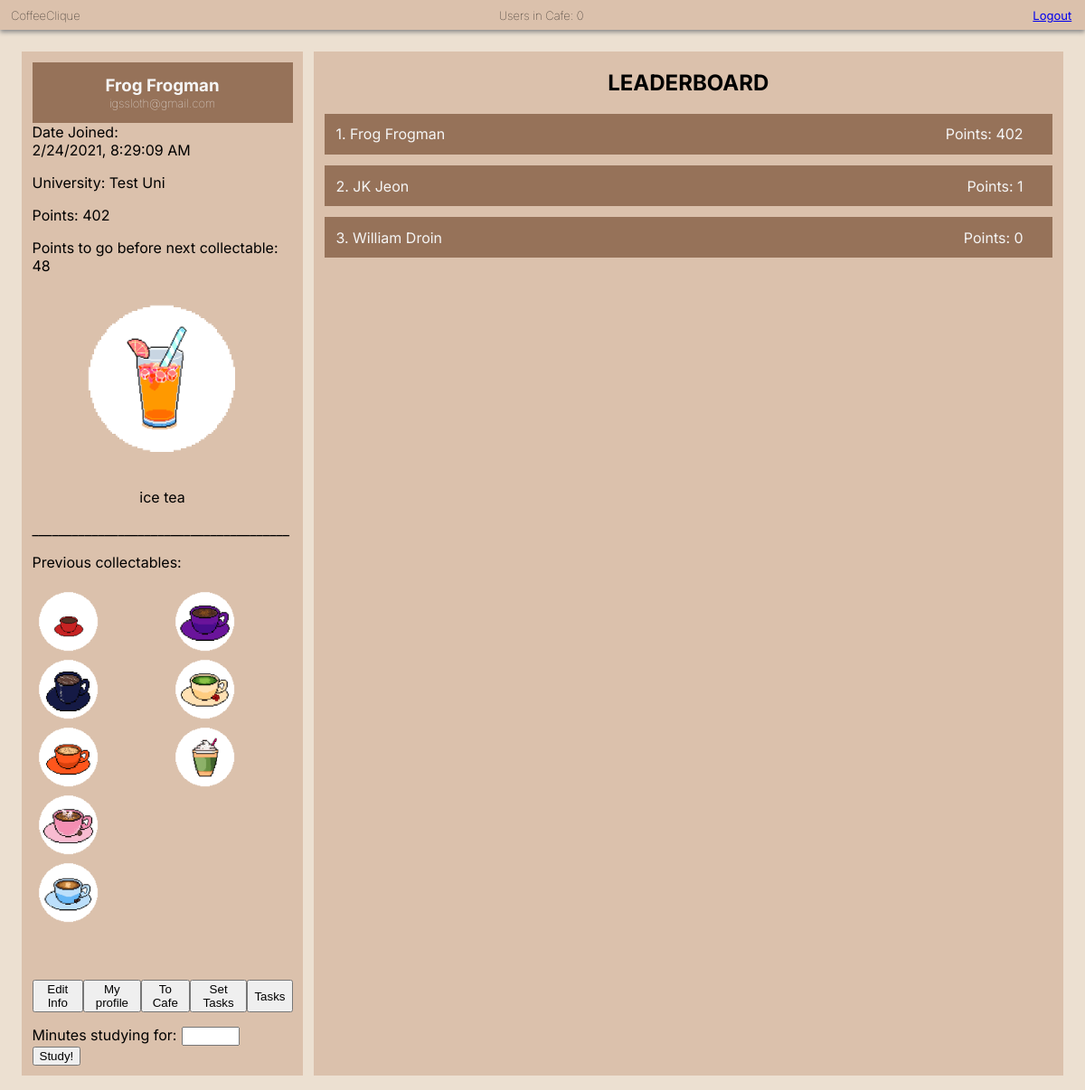
The page /dashboard (signed in) on the database its author committed.
### app/models.py (models this page shows, shortened)
class CoffeeUser(AbstractBaseUser):
    AVAILABLE_UNIS = (
        ("University of Exeter", "University of Exeter"),
        ("Test uni", "Test uni")
    )
    email = models.EmailField(verbose_name="email", unique=True)
    date_joined = models.DateTimeField(verbose_name="date_joined",
                                       auto_now_add=True)
    last_login = models.DateTimeField(verbose_name="last_login", auto_now=True)
    is_admin = models.BooleanField(default=False)
    is_active = models.BooleanField(default=True)
    is_staff = models.BooleanField(default=False)
    is_superuser = models.BooleanField(default=False)
    first_name = models.CharField(max_length=50)
    last_name = models.CharField(max_length=50)
    university = models.CharField(max_length=50, choices=AVAILABLE_UNIS)
    year = models.PositiveIntegerField(null=True, blank=True)
    course = models.CharField(max_length=50, blank=True)
    cafe_table_ids = models.ManyToManyField(CafeTable, blank=True)
    points = models.PositiveIntegerField(default=0)
    studying_until = models.DateTimeField(null=True, blank=True)
    share_tables = models.BooleanField(default=True)
    tasks_set_today = models.PositiveIntegerField(default=0)
    next_possible_set = models.DateField(null=True, blank=True)
    student_tasks_completed = models.PositiveIntegerField(default=0)
    next_possible_complete = models.DateField(null=True, blank=True)
    facebook = models.CharField(max_length=255, null=True, blank=True)
    twitter = models.CharField(max_length=255, null=True, blank=True)
    instagram = models.CharField(max_length=255, null=True, blank=True)
    USERNAME_FIELD = "email"  # users log in using their email
    REQUIRED_FIELDS = ["first_name", "last_name", "university", "is_staff"]
    objects = CoffeeUserManager()

### app/views.py (the view, shortened to what this page needs)
# urls.py: path('dashboard', views.dashboard, name='dashboard'),
@login_required(login_url='/')
def dashboard(request):
    user = request.user
    users = CoffeeUser.objects.filter(is_staff=False)
    sorted_users = sorted(users, key=attrgetter("points"), reverse=True)
    if len(sorted_users) > 10:
        sorted_users = sorted_users[:9]
    if user.is_staff is False:
        current_user_points = user.points
        pointsLevel = check_points_treshold(current_user_points)
        link_img = list_coffee_link[int(pointsLevel)]
        name_coffee = list_coffee_name[int(pointsLevel)]
        previous_collectables = []
        index_list = 0
        while (index_list < int(pointsLevel)):
            previous_collectables.append(list_coffee_link[index_list])
            index_list += 1
        points_to_go_next_collectable = int(how_much_to_go(pointsLevel))
        if user.studying_until:
            if user.studying_until <= datetime.datetime.now():
                user.studying_until = None
                user.save()
                studying = False
            else:
                studying = True
        else:
            studying = False
    else:  # staff user - don't waste computation on irrelevant stuff
        link_img = ''
        points_to_go_next_collectable = 0
        name_coffee = ''
        previous_collectables = []
        studying = False
    tz_date = pytz.utc.localize(user.date_joined).isoformat()
    context = {
        'firstName': user.first_name,
        'lastName': user.last_name,
        'email': user.email,
        'university': user.get_university_display(),
        'dateJoined': tz_date,
        'points': user.points,
        'users': sorted_users,
        'collectable': link_img,
        'pointsToGo': points_to_go_next_collectable,
        'nameCollectable': name_coffee,
        'previousCollectables': previous_collectables,
        'listOfCoffeeLink': list_coffee_link,
        'num_users': get_number_current_users(),
        'break_form': StudyBreaksForm(),
        'studying': studying,
        'pk': user.pk,
        'staff': user.is_staff,
    }
    return render(request, "dashboard.html", context)

### app/forms.py
class StudyBreaksForm(forms.Form):
    minutes_studying_for = forms.IntegerField(min_value=5, max_value=300)

### app/small_scripts_def.py (called while the page is built)
def check_points_treshold(total_points):
    level = total_points/50
    if (level >= 9):
        return 9
    else:
        return level

def how_much_to_go(current_level):
    if (current_level<9):
        int_value = int(current_level)
        to_go_level = (int_value+1) - current_level
        to_go_points = to_go_level*50
        return to_go_points
    else:
        return 0

### app/views.py (called while the page is built)
def get_number_current_users():
    active_sessions = Session.objects.filter(expire_date__gte=timezone.now())
    active = 0
    for session in active_sessions:
        data = session.get_decoded()
        if data != {}:
            active += 1
    return active

### app/templates/dashboard.html (shortened to what this page needs)
<!DOCTYPE html>
<html lang="en">
<head>
  {% load static %}
  <link rel="stylesheet" type="text/css" href="{% static 'css/basic.css' %}"></link>
  <link rel="stylesheet" type="text/css" href="{% static 'css/dashboard.css' %}"></link>
</head>
<body>
  <div class="top_bar">
    <h6 class="app_name">CoffeeClique</h6>
    <h6 class="user_count">Users in Cafe: {{ num_users }}</h6>
    <a class="logout" href="{% url 'logout' %}">Logout</a>
  </div>
  <div class="main">
    <div class="user_info">
      <div class="person">
        <h3 class="name"> {{ firstName }} {{ lastName }} </h3>
        <p class="email"> {{ email }} </p>
      </div>
        Date Joined:
        <div id="joinDate"></div>
      <p class="uni"> University: {{ university }} </p>
      {% if staff is False %}
      <p> Points: {{ points }} </p>
      <p> Points to go before next collectable: {{ pointsToGo }} </p>
      <div class="Collectable">
        <p style=" text-align: center ">
        <img src='{% static collectable %}' style="width: 200px; height: auto">
      </p>
        <p style=" text-align: center "> {{nameCollectable}} </p>
      </div>
      <p> _______________________________________ </p>
      <p> Previous collectables: </p>
      <div class="grid_collectables">
        {% for img in previousCollectables %}
        {% if forloop.counter > 5%}
          <img src="{% static img %}" style="grid-column: 2; grid-row: ;" >
        {% endif %}
        {% if forloop.counter < 6 %}
          <img src="{% static img %}" style="grid-column: 1; grid-row: {{forloop.counter}};" >
        {% endif %}
        {% endfor %}
      </div>
      {% endif %}
      <div class="buttons">
        <button onclick="document.location='dashboard/edit_info'" id="edit_info">Edit Info</button>
        <button onclick="document.location='profile_page/{{ pk }}'" id="profile_page">My profile</button>
        <button onclick="document.location='table_view'" id="table_view">To Cafe</button>
        <button onclick="document.location='set_tasks'" id="set_tasks">Set Tasks</button>
        {% if staff is False %}
        <button onclick="document.location='view_tasks'" id="view_tasks">Tasks</button>
        {% endif %}
      </div>
      {% if staff is False %}
      <div class="set_study_break">
        {% if studying == False %}
        <form method="post">
          {{ break_form }}<button type="submit"> Study! </button>
        </form>
        {% endif %}
      </div>
      {% endif %}
    </div>
    <div class="leaderboard">
      <h2 class="board_title">LEADERBOARD</h2>
    {% for student in users %}
      <li>{{ forloop.counter }}. <div class="student">{{ student.first_name }} {{ student.last_name }}</div> <div class="points">Points: {{ student.points }}</div></li>
    {% endfor %}
    </div>
</div>
</body>
</html>

### app/static/css/basic.css (style rules this page uses)
body { background-color: #ece0d1; margin: 0%; font-family: 'Inter', sans-serif; }
.top_bar { background-color: #dbc1ac; box-shadow: 0px 2.5px 5px #888888; padding-left: 1%; }
.app_name { margin: 0; padding-top: 9px; padding-bottom: 8px; font-size: small; font-weight:lighter; display: inline-block; width: 32%; }
.user_count { margin: 0; padding-top: 9px; padding-bottom: 8px; font-size: small; font-weight:lighter; width: 34%; display: inline-block; text-align: center; }
.logout { display: inline-block; width: 32%; text-align: right; font-size: small; }

### app/static/css/dashboard.css (style rules this page uses)
.main { display: flex; margin: 2%; }
.user_info { background-color: #dbc1ac; width: 25%; margin-right: 1%; padding: 1%; }
.leaderboard { background-color: #dbc1ac; width: 72%; }
.person { background-color: #967259; color: whitesmoke; padding: 5%; }
.name { text-transform: capitalize; text-align: center; margin: 0; }
.email { text-align: center; margin: 0; font-size: small; font-weight: lighter; }
.uni { text-transform: capitalize; }
.buttons { display: inline-flex; }
.set_study_break { padding-top: 5%; }
#id_minutes_studying_for { margin-left: 2%; margin-right: 2%; }
.board_title { text-align: center; }
li { display: block; background-color: #967259; color: whitesmoke; margin: 1.5%; padding: 1.5%; }
.student { text-transform: capitalize; display: inline; }
.points { float: right; padding-right: 2.5%; }
.grid_collectables { display: grid; justify-content: center; align-content: center; grid-template-columns: repeat(2, 1fr); grid-template-rows: repeat(6, 5vw); grid-gap: 15px; }
.grid_collectables img { width: 80px; height: auto; }

### rows shown on the page
CoffeeUser: first_name "Frog", last_name "Frogman", email "igssloth@gmail.com", points "402"
CoffeeUser: first_name "JK", last_name "Jeon", points "1"
CoffeeUser: first_name "William", last_name "Droin", points "0"

### other values the page prints
{{ num_users }} "0"
{{ university }} "Test Uni"
{{ points }} "402"
{{ pointsToGo }} "48"
{{ nameCollectable }} "ice tea"
